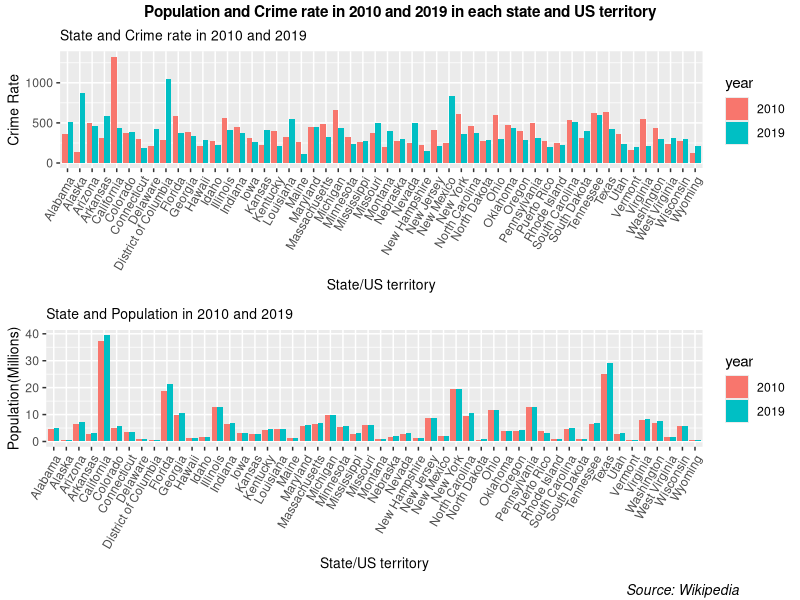

The R source for this figure:
## ---- chunk 1
knitr::opts_chunk$set(echo = TRUE)
library(tidyverse)
library(ggpubr)
## ---- chunk 2
x <- read_csv("Population.csv", col_types = cols(value = col_character()))
y <- read_csv("Capital.csv", col_types = cols(value = col_character()))
z <- read_csv("Incidents.csv", col_types = cols(value = col_character()))
v <- read_csv("State.csv", col_types = cols(value = col_character()))
w <- read_csv("Population_2010.csv", col_types = cols(value = col_character()))
u <- read_csv("Incidents_2010.csv", col_types = cols(value = col_character()))
t <- bind_cols(y, x) %>% 
  rename(State = value...1, Population_2019 = value...2) %>% 
  arrange(y, by_group = FALSE)

e <- bind_cols(v, z) %>% 
  rename(State = value...1, Crime_rate_2019 = value...2) %>% 
  arrange(v, by_group = FALSE)

c <- bind_cols(t, e) %>% 
  mutate(State = State...1, State...3) %>% 
  select(-State...1, -State...3)
  
a <- bind_cols(y, w) %>% 
   rename(State = value...1, Population_2010 = value...2) %>% 
  arrange(y, by_group = FALSE)

b <- bind_cols(v, u) %>% 
   rename(State = value...1, Crime_rate_2010 = value...2) %>% 
  arrange(y, by_group = FALSE) 

d <- bind_cols(a, b) %>% 
  mutate(State = State...1) %>% 
  select(-State...1, -State...3)

## ---- chunk 3
all_data <- left_join(c, d) %>% 
  mutate(Population_2010 = parse_number(Population_2010)) %>% 
  mutate(Population_2019 = parse_number(Population_2019)) %>% 
  mutate(Population_2010 = Population_2010/1000000) %>% 
  mutate(Population_2019 = Population_2019/1000000) %>% 
  mutate(Crime_rate_2010 = parse_number(Crime_rate_2010)) %>% 
  mutate(Crime_rate_2019 = parse_number(Crime_rate_2019))

pop_data <- all_data %>% 
  select(State, Population_2010, Population_2019) %>% 
  rename("2010" = Population_2010, "2019" = Population_2019) %>% 
    pivot_longer(names_to = "year", values_to = "pop", cols = c("2010", "2019"))

crime_data <- all_data %>% 
  select(State, Crime_rate_2010, Crime_rate_2019) %>% 
    rename("2010" = Crime_rate_2010, "2019" = Crime_rate_2019) %>% 
  pivot_longer(names_to = "year", values_to = "rate", cols = c("2010", "2019")) 

final_data <- inner_join(pop_data, crime_data)
## ---- chunk 4
state_crime <- ggplot(data = final_data, mapping = aes(x = State, y = rate, fill = year))+
  theme(axis.text.x = element_text(angle = 60, hjust = 1))+
  scale_y_continuous()+
  geom_col(position = "dodge")+
  labs(title = "State and Crime rate in 2010 and 2019",
       x = "State/US territory",
       y = "Crime Rate")+
  theme(plot.title = element_text(size = 10),
         axis.title.x = element_text(size = 10),
         axis.title.y = element_text(size = 10))

state_pop <- ggplot(data = final_data, mapping = aes(x = State, y = pop, fill = year))+
    theme(axis.text.x = element_text(angle = 60, hjust = 1))+
  scale_y_continuous()+
  geom_col(position = "dodge")+
  labs(title = "State and Population in 2010 and 2019",
       x = "State/US territory",
       y = "Population(Millions)")+
  theme(plot.title = element_text(size = 10),
        axis.title.x = element_text(size = 10),
        axis.title.y = element_text(size = 10))
## ---- chunk 5
rough_graph <- ggarrange(state_crime, state_pop, 
          ncol = 1, nrow = 2)

annotate_figure(rough_graph,
                top = text_grob("Population and Crime rate in 2010 and 2019 in each state and US territory", size = 11, face = "bold"),
                bottom = text_grob("Source: Wikipedia",hjust = -2,  size = 10, face = "italic"))
